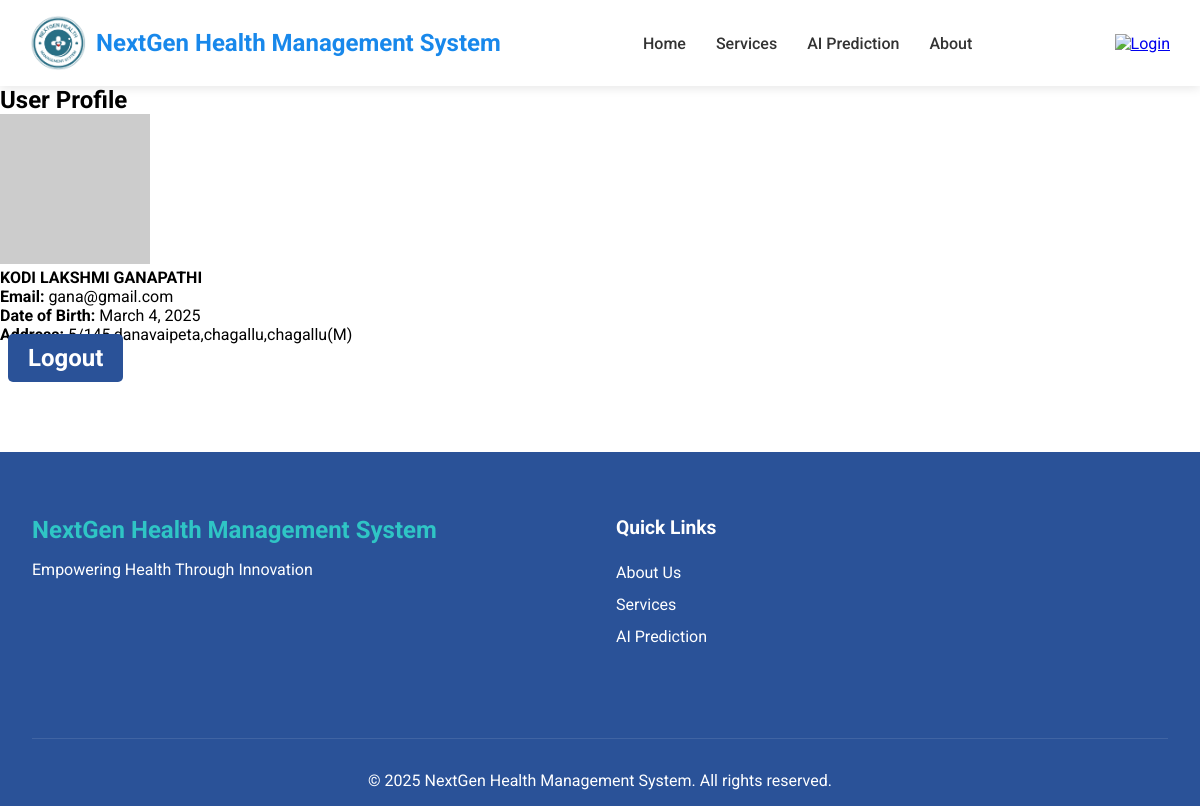
Page /profile/ (signed in) on the committed database.
### landingpage/models.py (models this page shows, shortened)
class User(models.Model):
    full_name = models.CharField(max_length=100)
    email = models.EmailField(unique=True)
    password = models.CharField(max_length=255)  # Store hashed passwords
    dob = models.DateField()
    address = models.TextField()

### medcare/decorators.py (the view)
    def wrapper_func(request, *args, **kwargs):
        print(f"🔍 Session Email: {request.session.get('user_email')}")
        if not request.session.get('user_email'):
            return redirect('login')  # Redirect to login page
        return view_func(request, *args, **kwargs)

### landingpage/views.py (called while the page is built)
@login_required_redirect
def profile_view(request):
    user_email = request.session.get('user_email')
    if not user_email:
        return redirect('login')  # Redirect to login if user is not logged in
    user = User.objects.filter(email=user_email).first()
    return render(request, 'profile.html', {'user': user})

### templates/profile.html (shortened to what this page needs)
{% load static %}
<!DOCTYPE html>
<html lang="en">
<head>
  <link rel="stylesheet" href="{% static 'css/home.css' %}" />
</head>
<body>
  <nav class="navbar">
    <div class="brand">
      <img src="{% static 'images/logo.png' %}" alt="Logo" class="logo" />
      <span class="brand-name">NextGen Health Management System</span>
    </div>
    <ul class="nav-menu">
      <li><a href="{% url 'home' %}" class="nav-link">Home</a></li>
      <li><a href="{% url 'services' %}" class="nav-link">Services</a></li>
      <li><a href="{% url 'home_diseaseprediction' %}" class="nav-link">AI Prediction</a></li>
      <li><a href="{% url 'aboutUs' %}" class="nav-link">About</a></li>
    </ul>
    <div class="login-icon">
      <a href="{% if request.session.user_email %}{% url 'profile' %}{% else %}{% url 'login' %}{% endif %}">
        <img src="https://cdn-icons-png.flaticon.com/512/1077/1077063.png" alt="Login" class="login-logo" />
      </a>
    </div>
  </nav>
  <div class="container profile-container">
    <div class="profile-card">
      <h2 class="text-center">User Profile</h2>
      {% if user %}
      <div class="profile-info">
        <div class="profile-img-container">
          <img src="https://via.placeholder.com/150" alt="Profile Picture" class="profile-img" />
        </div>
        <div class="profile-details">
          <h4 class="user-name">{{ user.full_name }}</h4>
          <p><strong>Email:</strong> {{ user.email }}</p>
          <p><strong>Date of Birth:</strong> {{ user.dob }}</p>
          <p><strong>Address:</strong> {{ user.address }}</p>
        </div>
      </div>
      <div class="logout-btn-container">
        <a href="{% url 'logout' %}" class="btn btn-danger">Logout</a>
      </div>
      {% else %}
      <div class="alert alert-warning text-center">
        You are not logged in. <a href="{% url 'login' %}">Login here</a>
      </div>
      {% endif %}
    </div>
  </div>
  <footer class="footer">
    <div class="footer-container">
      <div class="footer-column">
        <h3>NextGen Health Management System</h3>
        <p>Empowering Health Through Innovation</p>
      </div>
      <div class="footer-column">
        <h4>Quick Links</h4>
        <ul>
          <li><a href="{% url 'aboutUs' %}">About Us</a></li>
          <li><a href="{% url 'services' %}">Services</a></li>
          <li><a href="{% url 'home_diseaseprediction' %}">AI Prediction</a></li>
        </ul>
      </div>
    </div>
    <div class="footer-bottom">
      <p>© 2025 NextGen Health Management System. All rights reserved.</p>
    </div>
  </footer>
</body>
</html>

### static/css/home.css (style rules this page uses)
* { margin: 0; padding: 0; box-sizing: border-box; }
body { font-family: 'Roboto', sans-serif; }
.navbar { display: flex; justify-content: space-between; align-items: center; padding: 15px 30px; background-color: #ffffff; box-shadow: 0 2px 10px rgba(0, 0, 0, 0.1); position: sticky; top: 0; width: 100%; z-index: 1000; }
.brand { display: flex; align-items: center; gap: 10px; }
.brand .logo { margin: 0; width: 3.5rem; height: 3.5rem; }
.brand .brand-name { font-size: 24px; font-weight: 700; color: rgb(24, 136, 235); }
.nav-menu { display: flex; list-style: none; gap: 30px; }
.nav-link { text-decoration: none; font-size: 16px; font-weight: 500; color: #333333; transition: all 0.3s ease; position: relative; }
.nav-link::after { content: ''; position: absolute; width: 0; height: 2px; background-color: #007bff; bottom: -5px; left: 0; transition: width 0.3s ease; }
.login-icon .login-logo { width: 30px; height: 30px; transition: transform 0.3s ease; }
.btn { margin-top: 2rem; margin-left:0.5rem; background-color: #2fc5c5; color: white; width: 36%; padding: 10px 20px; text-decoration: none; font-size: 1.5rem; font-weight: bold; border-radius: 5px; transition: background-color 0.3s ease; }
.footer { background: #2a5298; color: #ffffff; padding: 4rem 2rem 1rem; margin-top: 5rem; }
.footer-container { max-width: 1200px; margin: 0 auto; display: flex; justify-content: space-between; flex-wrap: wrap; gap: 2rem; }
.footer-column { flex: 1; min-width: 250px; margin-bottom: 2rem; }
.footer-column h3 { font-size: 1.5rem; margin-bottom: 1rem; color: #2fc5c5; }
.footer-column h4 { font-size: 1.2rem; margin-bottom: 1.5rem; color: #ffffff; }
.footer-column ul { list-style: none; padding: 0; }
.footer-column ul li { margin-bottom: 0.8rem; }
.footer-column a { color: #ffffff; text-decoration: none; transition: color 0.3s ease; }
.footer-bottom { text-align: center; padding: 2rem 0 0; margin-top: 3rem; border-top: 1px solid rgba(255, 255, 255, 0.1); }
.navbar { background: #ffffff; }
.btn { background: #2a5298; color: white !important; }

### rows in the picture
User: full_name "KODI LAKSHMI GANAPATHI", email "gana@gmail.com", dob "March 4, 2025", address "5/145,danavaipeta,chagallu,chagallu(M)"
